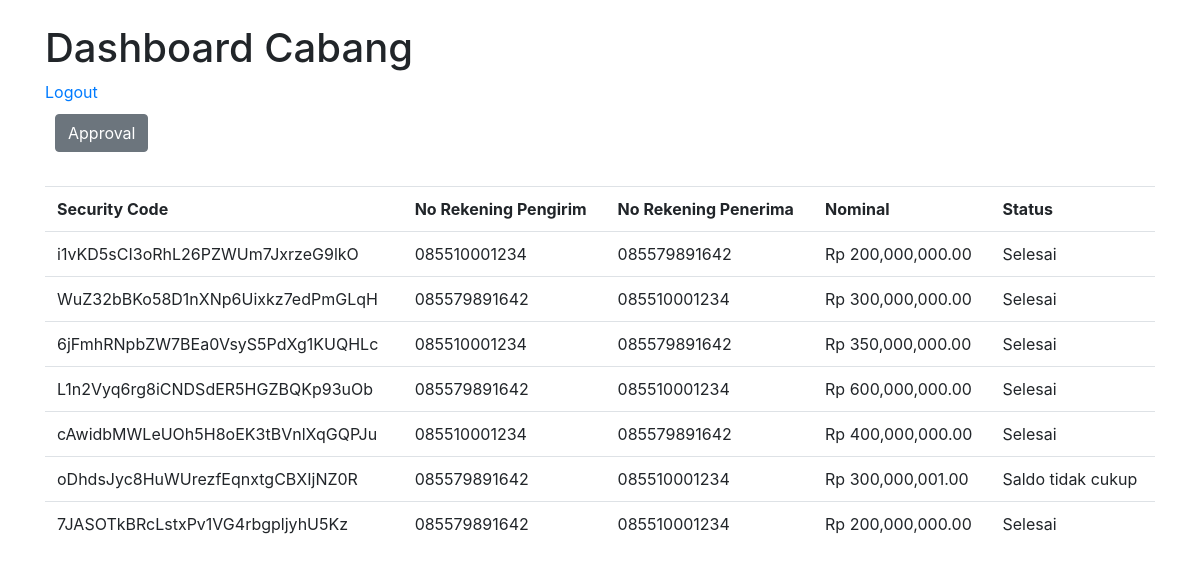
The app's page /ui/dashboard_cabang.php (signed in) with its own data.
### tables this page shows
CREATE TABLE `tbl_transaksi_warkat` (
  `security_code` varchar(32) NOT NULL,
  `no_rek_pengirim` varchar(20) NOT NULL,
  `no_rek_penerima` varchar(20) NOT NULL,
  `tipe_warkat` varchar(30) DEFAULT NULL,
  `nik` varchar(16) DEFAULT NULL,
  `jumlah_transfer` bigint(20) DEFAULT NULL,
  `status` varchar(30) DEFAULT NULL,
  `tgl_efektif` datetime NOT NULL,
  `tgl_issue` datetime DEFAULT NULL,
  `pindah_tangan` tinyint(4) DEFAULT NULL,
  `berita` varchar(50) DEFAULT NULL
);

### ui/dashboard_cabang.php (the view, shortened to what this page needs)
<html>
	<head>
		<link rel="stylesheet" href="../css/bootstrap.min.css">
	</head>
	<body>
		<div class="container my-4">
			<h1>Dashboard Cabang</h1>
			<a href="../logout.php">Logout</a>
			<?php
				include '../connection.php';
				if(!isset($_SESSION['username'])){
					header('location: ../login.php');
				}
				else{
			?>
			<table cellpadding="10">
				<tr>
					<td><button type="button" class="btn btn-secondary" data-toggle="modal" data-target="#approvalModal">Approval</button></td>
				</tr>
			</table>
			<br>
			<table class="table">
				<tr>
					<th>Security Code</th>
					<th>No Rekening Pengirim</th>
					<th>No Rekening Penerima</th>
					<th>Nominal</th>
					<th>Status</th>
				</tr>
				<?php
					if(!isset($_SESSION['username'])){
					header('location: ../login.php');
					}
					else{
						$sql = "SELECT * FROM tbl_transaksi_warkat ORDER BY tgl_issue DESC";
						$result = mysqli_query($conn, $sql);
						if(mysqli_num_rows($result)) {
							while($row = mysqli_fetch_assoc($result)){
								echo "
								<tr>
									<td>".$row['security_code']."</td>
									<td>".$row['no_rek_pengirim']."</td>
									<td>".$row['no_rek_penerima']."</td>
									<td>Rp ".number_format($row['jumlah_transfer'],2)."</td>
									<td>".$row['status']."</td>
								</tr>";
							}
						}
					}
				?>
			</table>
			<?php
				}
			?>
	</body>
</html>

### records on screen
tbl_transaksi_warkat: security_code "i1vKD5sCI3oRhL26PZWUm7JxrzeG9lkO", no_rek_pengirim "085510001234", no_rek_penerima "085579891642", jumlah_transfer "200,000,000.00", status "Selesai"
tbl_transaksi_warkat: security_code "WuZ32bBKo58D1nXNp6Uixkz7edPmGLqH", no_rek_pengirim "085579891642", no_rek_penerima "085510001234", jumlah_transfer "300,000,000.00", status "Selesai"
tbl_transaksi_warkat: security_code "6jFmhRNpbZW7BEa0VsyS5PdXg1KUQHLc", no_rek_pengirim "085510001234", no_rek_penerima "085579891642", jumlah_transfer "350,000,000.00", status "Selesai"
tbl_transaksi_warkat: security_code "L1n2Vyq6rg8iCNDSdER5HGZBQKp93uOb", no_rek_pengirim "085579891642", no_rek_penerima "085510001234", jumlah_transfer "600,000,000.00", status "Selesai"
tbl_transaksi_warkat: security_code "cAwidbMWLeUOh5H8oEK3tBVnlXqGQPJu", no_rek_pengirim "085510001234", no_rek_penerima "085579891642", jumlah_transfer "400,000,000.00", status "Selesai"
tbl_transaksi_warkat: security_code "oDhdsJyc8HuWUrezfEqnxtgCBXIjNZ0R", no_rek_pengirim "085579891642", no_rek_penerima "085510001234", jumlah_transfer "300,000,001.00", status "Saldo tidak cukup"
tbl_transaksi_warkat: security_code "7JASOTkBRcLstxPv1VG4rbgpljyhU5Kz", no_rek_pengirim "085579891642", no_rek_penerima "085510001234", jumlah_transfer "200,000,000.00", status "Selesai"
